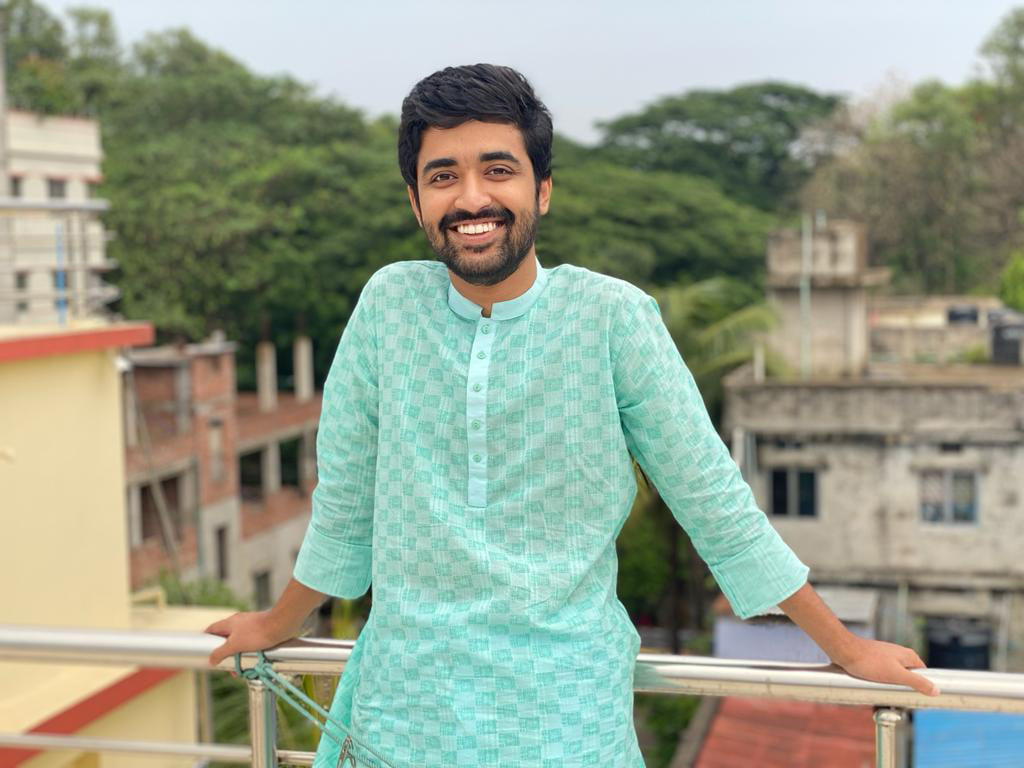
#> input picture Lab 4/jawad.jpg, 1024 x 768 px
$ python lab4.py
#> lines starting #> are read from the running program, lines starting #| are printed output that depends on the picture
# %%
import cv2
import numpy as np
import matplotlib.pyplot as plt
from PIL import Image
from matplotlib import pyplot as plt
from matplotlib.gridspec import GridSpec
import numpy as np

filepath = 'jawad.jpg'

# load image
imageObj = cv2.imread(filepath)
#> imageObj is the input picture: shape (768, 1024, 3); mean B, G, R 139.6, 157.9, 148.8
img=cv2.cvtColor(imageObj,cv2.COLOR_BGR2RGB)
img=cv2.cvtColor(imageObj,cv2.COLOR_RGB2GRAY)
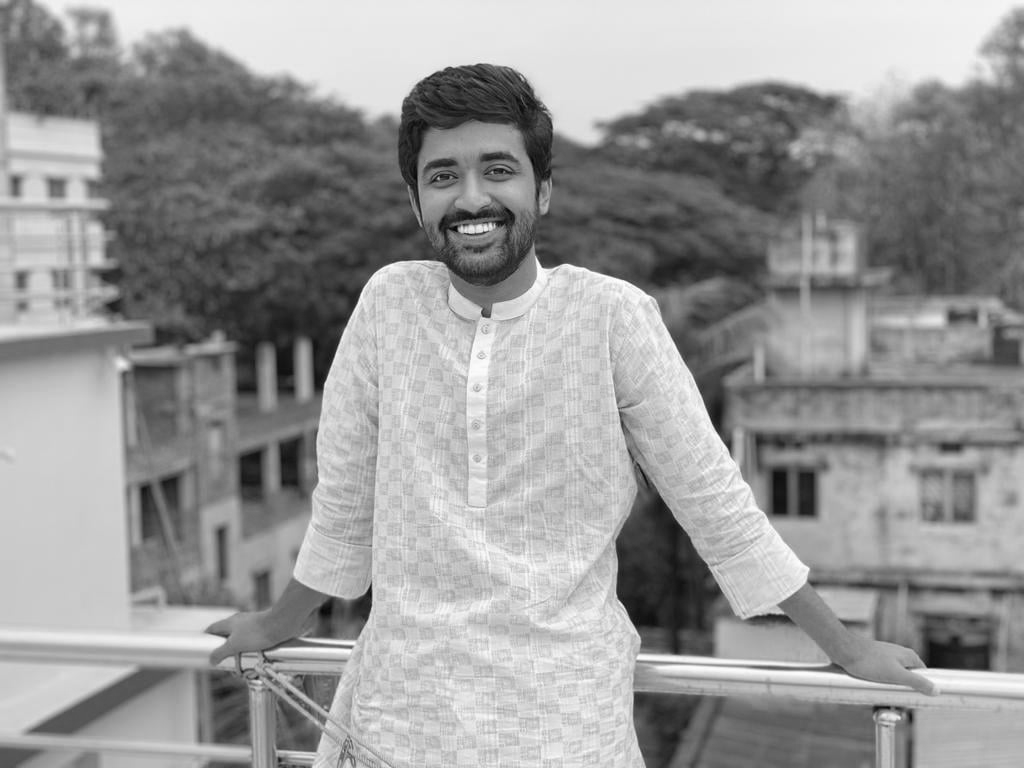
#> img: shape (768, 1024); min 1, max 254, mean 151.5

hist = cv2.calcHist([img], [0], None, [256], [0,256])
#> hist = 256 values, max 10954 at index 202, min 0 at index 0, mean 3072
img_eq = cv2.equalizeHist(img)
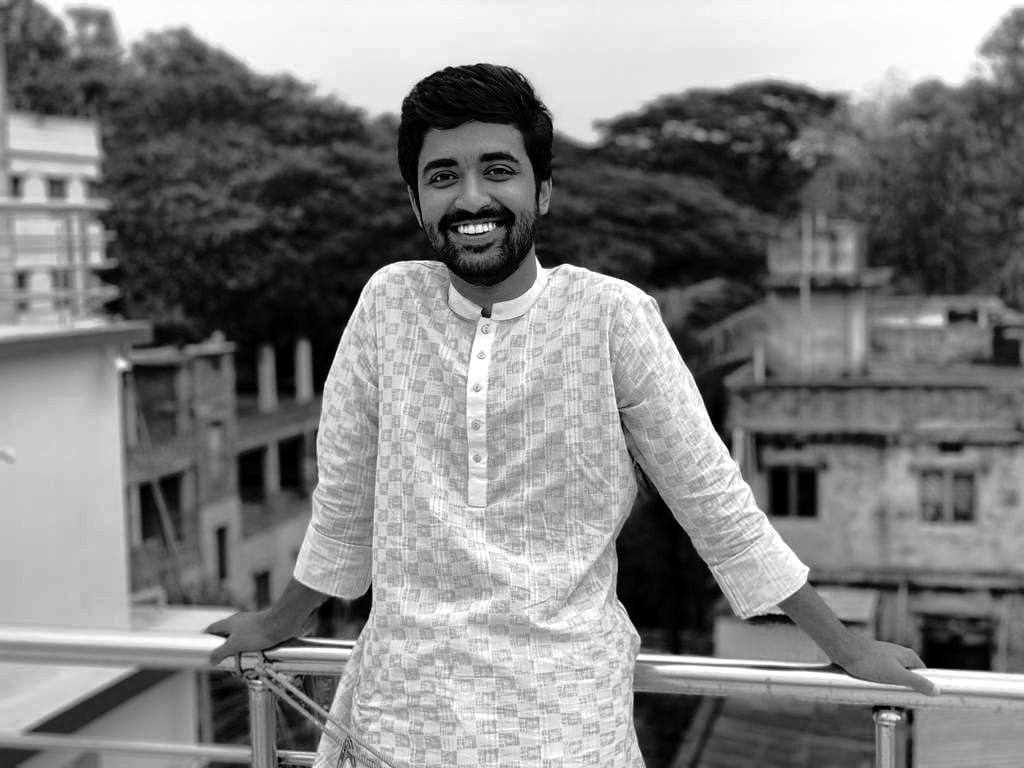
#> img_eq: shape (768, 1024); min 0, max 255, mean 128.2
hist_eq = cv2.calcHist([img_eq], [0], None, [256], [0,256])
#> hist_eq = 256 values, max 10954 at index 190, min 0 at index 33, mean 3072


row = 3
col =3


#plotting image with the histogram
fig = plt.figure(figsize=(30,30))
gs = GridSpec(row, col)
fig.add_subplot(gs[0,0])
plt.imshow(img, cmap='gray')
fig.add_subplot(gs[0,1])
plt.plot(hist)


# %%
#plotting EQUALIZED images with the Equalized Histogram
fig = plt.figure(figsize=(30,30))
gs = GridSpec(row, col)
fig.add_subplot(gs[0,0])
plt.imshow(img_eq, cmap='gray')
fig.add_subplot(gs[0,1])
plt.plot(hist_eq)

# %%
#adaptive image eqalization with adaptive histogram
cl = cv2.createCLAHE(2.0, (8,8))

img_ad_eq = cl.apply(img)
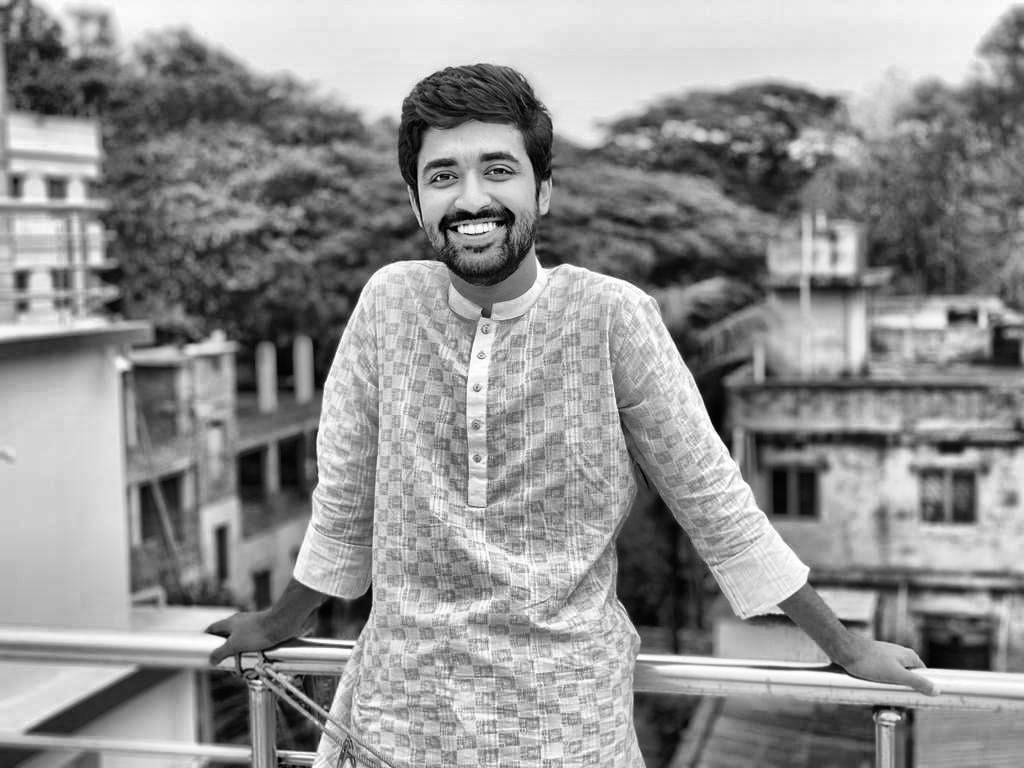
#> img_ad_eq: shape (768, 1024); min 0, max 255, mean 145.2
hist_ad_eq = cv2.calcHist([img_ad_eq], [0], None, [256], [0,256])
#> hist_ad_eq = 256 values, max 7849 at index 233, min 3 at index 0, mean 3072

fig = plt.figure(figsize=(30,30))
gs = GridSpec(row, col)
fig.add_subplot(gs[0,0])
plt.imshow(img_eq, cmap='gray')
fig.add_subplot(gs[0,1])
plt.plot(hist_ad_eq)

# %%
fig = plt.figure(figsize=(20,20))
gs = GridSpec(row, col)

fig.add_subplot(gs[0,0])
plt.xlabel('Original Grayscale Image')
plt.imshow(img, cmap='gray')

fig.add_subplot(gs[0,1])
plt.xlabel('Equalized Image')
plt.imshow(img_eq, cmap='gray')

fig.add_subplot(gs[0,2])
plt.xlabel('Adaptive Equalized Image')
plt.imshow(img_ad_eq, cmap='gray')

fig.add_subplot(gs[1,0])
plt.xlabel('Histogram')
plt.plot(hist)

fig.add_subplot(gs[1,1])
plt.xlabel('Equalized Histogram')
plt.plot(hist_eq)

fig.add_subplot(gs[1,2])
plt.xlabel('Adaptive Equalized Histogram')
plt.plot(hist_ad_eq)

plt.savefig('1.jpg')
#> figure, not shown here; panel 4: curve peaks at x = 202, y = 10954; panel 5: curve peaks at x = 190, y = 10954; panel 6: curve peaks at x = 233, y = 7849

# %%
#gaussian noise
#salt-pepper noise
#random/uniform noise


#gaussian noise simulation

gu_n = np.zeros((img.shape[0], img.shape[1]), dtype = np.uint8)
cv2.randn(gu_n, 128, 20)
gu_n = (gu_n*0.5).astype(np.uint8)
gu_img= cv2.add(img, gu_n)


fig = plt.figure(figsize=(40,40))
gs = GridSpec(row, col)
fig.add_subplot(gs[0,0])
plt.xlabel('Noise Matrix')
plt.imshow(gu_n, cmap='gray')

fig.add_subplot(gs[0,1])
plt.xlabel('Image with gaussian Noise')
plt.imshow(gu_img, cmap='gray')

# %%
#uniform noise simulation

rand_n = np.zeros((img.shape[0], img.shape[1]), dtype = np.uint8)
cv2.randu(rand_n, 0, 255)
print(rand_n)
#> (printed output is left out)

rand_n = (rand_n*0.30).astype(np.uint8)
print(rand_n)
#> (printed output is left out)

rand_n_img= cv2.add(img, rand_n)
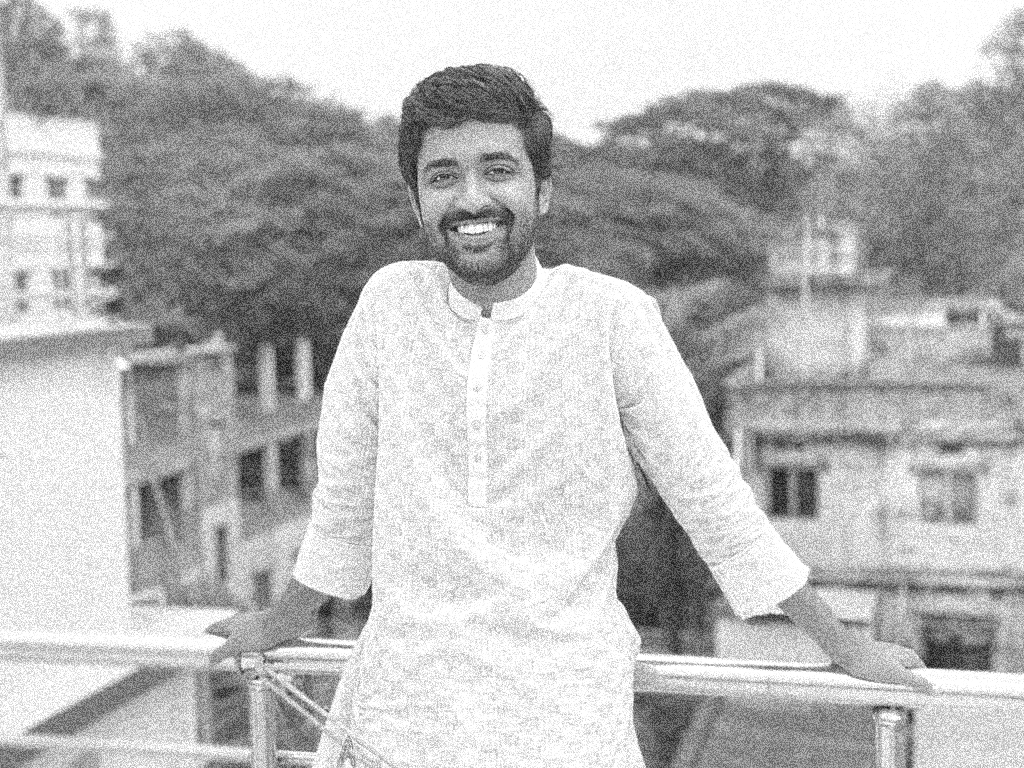
#> rand_n_img: shape (768, 1024); min 12, max 255, mean 185.8
print(rand_n_img)
#> (printed output is left out)

fig = plt.figure(figsize=(40,40))
gs = GridSpec(row, col)
fig.add_subplot(gs[0,0])
plt.xlabel('Random Noise Matrix')
plt.imshow(rand_n, cmap='gray')

fig.add_subplot(gs[0,1])
plt.xlabel('Image with Random Noise')
plt.imshow(rand_n_img, cmap='gray')

# %%
#salt pepper noise simulation

im_n = rand_n.copy()
ret, im_n = cv2.threshold(rand_n, 10, 100, cv2.THRESH_BINARY)
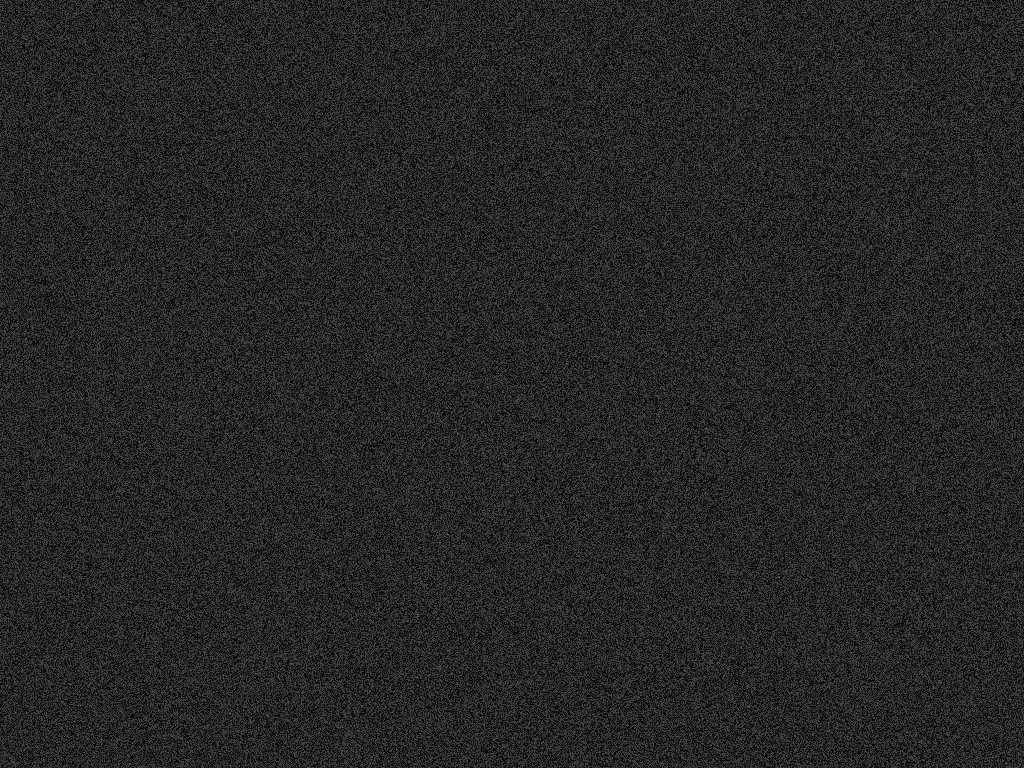
#> rand_n: shape (768, 1024); min 0, max 76, mean 37.7
im_n = (im_n*0.8).astype(np.uint8)
im_img = cv2.add(img, im_n)

fig = plt.figure(figsize=(40,40))
gs = GridSpec(row, col)
fig.add_subplot(gs[0,0])
plt.xlabel('Salt-Pepper Noise Matrix')
plt.imshow(im_n, cmap='gray')

fig.add_subplot(gs[0,1])
plt.xlabel('Image with Salt-Pepper Noise')
plt.imshow(im_img, cmap='gray')

# %%
fig = plt.figure(figsize=(20,20))
gs = GridSpec(row, col)

fig.add_subplot(gs[0,0])
plt.xlabel('Gaussian Noise')
plt.imshow(gu_img, cmap='gray')

fig.add_subplot(gs[0,1])
plt.xlabel('Uniform Noise')
plt.imshow(rand_n_img, cmap='gray')

fig.add_subplot(gs[0,2])
plt.xlabel('Salt-Pepper Noise')
plt.imshow(im_img, cmap='gray')

fig.add_subplot(gs[1,0])
plt.xlabel('Gaussian Noise Matrix')
plt.imshow(gu_n, cmap='gray')

fig.add_subplot(gs[1,1])
plt.xlabel('Uniform/Random Noise Matrix')
plt.imshow(rand_n, cmap='gray')

fig.add_subplot(gs[1,2])
plt.xlabel('Salt-Pepper Noise Matrix')
plt.imshow(im_n, cmap='gray')

plt.savefig('2.jpg')

# %%
#IMAGE SMOOTHING WITH GAUSSIAN BLUR AND MEDIAN BLUR

gu_sm = cv2.GaussianBlur(gu_img, (3,3), 5)
im_sm = cv2.medianBlur(im_img,5)

fig = plt.figure(figsize=(20,20))
gs = GridSpec(row, col)

fig.add_subplot(gs[0,0])
plt.xlabel('Gaussian noise added image')
plt.imshow(gu_img, cmap='gray')

fig.add_subplot(gs[0,1])
plt.xlabel('Salt-pepper noise added image')
plt.imshow(im_img, cmap='gray')

fig.add_subplot(gs[1,0])
plt.xlabel('Gaussian blurred image')
plt.imshow(gu_sm, cmap='gray')

fig.add_subplot(gs[1,1])
plt.xlabel('Median blurred image')
plt.imshow(im_sm, cmap='gray')

plt.savefig('3.jpg')
#> figure, not shown here; panel 2: curve peaks at x = 202, y = 10954
#> figure, not shown here; panel 2: curve peaks at x = 190, y = 10954
#> figure, not shown here; panel 2: curve peaks at x = 233, y = 7849
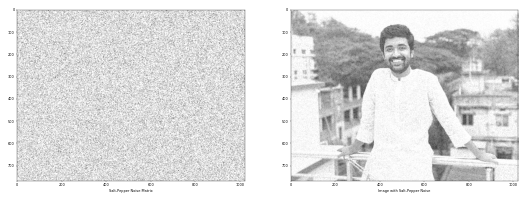
#> figure drawn by matplotlib, 2 panels
